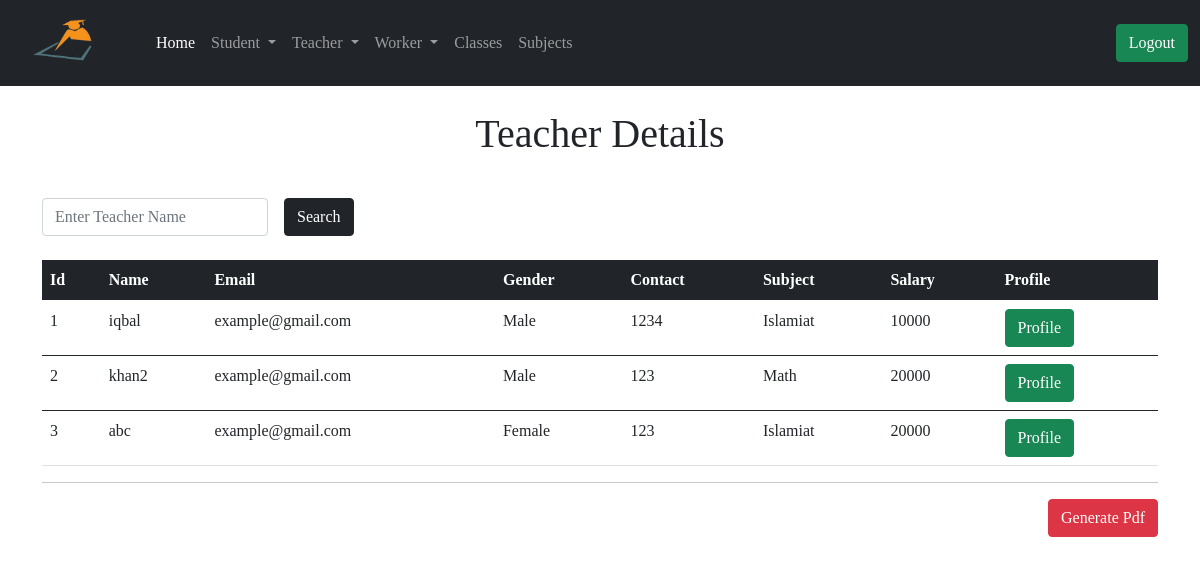
Page /admin/teacher_detials (signed in) on the earlier database version.
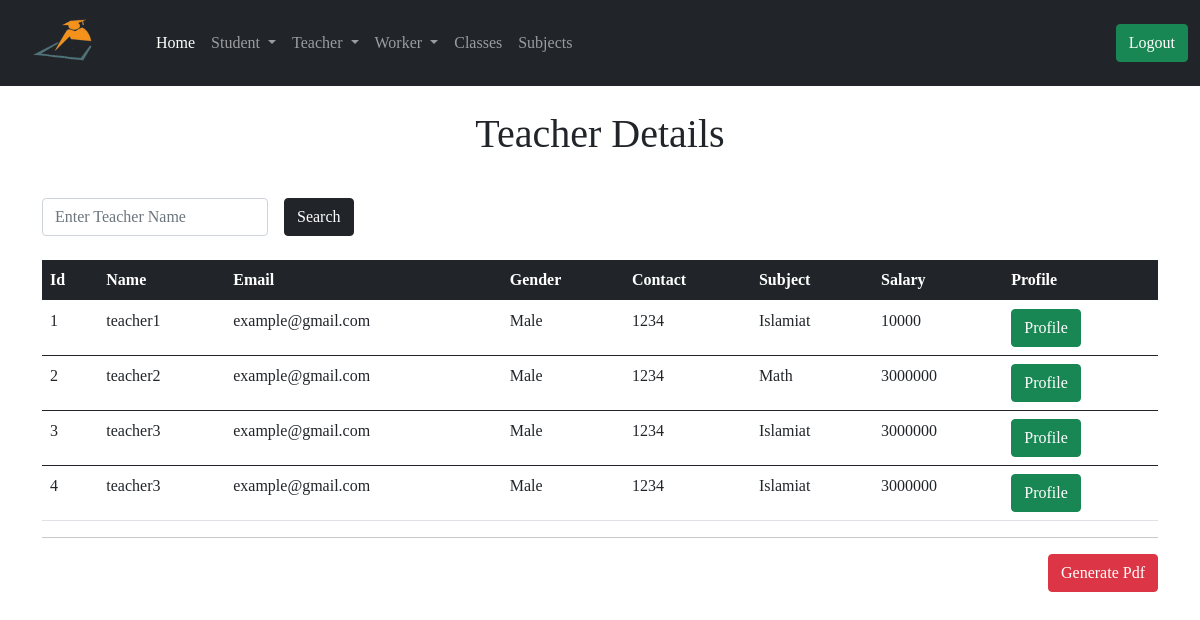
Same page on the later database version.
### app/models.py (models this page shows, shortened)
class Teacher(db.Model):
    id = db.Column(db.Integer, primary_key=True)
    tech_name = db.Column(db.String(64))
    email = db.Column(db.String(64))
    tech_address = db.Column(db.String(128))
    tech_contact = db.Column(db.String(64))
    gender = db.Column(db.String(64))
    salary = db.Column(db.String(64))
    join_date = db.Column(db.DateTime, default=datetime.utcnow())
    admin_id = db.Column(db.Integer, db.ForeignKey('user.id'))
    tech_subject = db.Column(db.Integer, db.ForeignKey('subject.id'))
    tech_class = db.Column(db.Integer, db.ForeignKey('class.id'))
    uploadlecture = db.relationship('UploadLecture', backref='t_lecture')

class Subject(db.Model):
    id = db.Column(db.Integer, primary_key=True)
    sub_name = db.Column(db.String(64))
    admin_id = db.Column(db.Integer, db.ForeignKey('user.id'))
    teacher = db.relationship('Teacher', backref='sub')
    leaveteacher = db.relationship('LeaveTeacher', backref='sub')
    uploadlecture = db.relationship('UploadLecture', backref='sub')

### app/routes.py (the view)
@app.route('/admin/teacher_detials')
@login_required
def teacher_detials():
    query = request.args.get('query')
    if query:
        teachers = Teacher.query.filter(Teacher.tech_name.contains(query))
        return render_template('admin/teacher_detials.html', title='Teachers', teachers=teachers, query=query)
    page = request.args.get('page', 1, type=int)
    teachers = Teacher.query.order_by(Teacher.id.asc()).paginate(
        page, app.config['ENTRY_PER_PAGE'], False)
    next_url = url_for('teacher_detials', page=teachers.next_num) \
        if teachers.has_next else None
    prev_url = url_for('teacher_detials', page=teachers.prev_num) \
        if teachers.has_prev else None
    return render_template('admin/teacher_detials.html', title='Teachers', teachers=teachers.items, next_url=next_url, prev_url=prev_url,)

### app/models.py (called while the page is built)
@login.user_loader
def load_user(id):
    return User.query.get(int(id))

### app/routes.py (called while the page is built)
@app.before_request
def before_request():
    g.user = None
    if 'teacher_id' in session:
        user = Teacher.query.filter_by(id=session['teacher_id']).first()
        g.user = user

@app.before_request
def std_before_request():
    g.std_user = None
    if 'student_id' in session:
        std_user = Student.query.filter_by(id=session['student_id']).first()
        g.std_user = std_user

### app/templates/admin/teacher_detials.html (shortened to what this page needs)
{% extends 'admin/base.html' %}
{% block content %}
<div class="container">
  {% if query %}
  <h1 class="text-center mt-4">Search Result About! <span class="text-primary"> {{ query }} </span></h1>
  <td> <a href=" {{ url_for('teacher_detials') }} "> <button type="submit" class="btn btn-success">  Back </button> </a></td>
  {% else %}
  <h1 class="text-center mt-4">Teacher Details</h1>
  {% endif %}
  <form action="" method="GET">
    <div class="row g-3 align-items-center mt-4">
      <div class="col-auto">
        <input type="search" name="query" id="inputPassword6" value="{{query}}" class="form-control" placeholder="Enter Teacher Name" required>
      </div>
      <div class="col-auto">
        <button type="submit" class="btn btn-dark">Search</button>
      </div>
    </div>
  </form>
  <table class="table mt-4">
      <thead class="table-dark">
        <tr>
          <th scope="col">Id</th>
          <th scope="col">Name</th>
          <th scope="col">Email</th>
          <th scope="col">Gender</th>
          <th scope="col">Contact</th>
          <th scope="col">Subject</th>
          <th scope="col">Salary</th>
          <th scope="col">Profile</th>
        </tr>
      </thead>
      {% for teacher in teachers %}
      <tbody>
        <tr>
          <td> {{ teacher.id }}</td>
          <td> {{ teacher.tech_name }} </td>
          <td> {{ teacher.email }} </td>
          <td> {{ teacher.gender }} </td>
          <td> {{ teacher.tech_contact }} </td>
          <td>  {{ teacher.sub.sub_name }} </td>
          <td> {{ teacher.salary }} </td>
          <td> <a href=" {{ url_for('teacher_profile', id=teacher.id) }} "> <button type="submit" class="btn btn-success">  Profile </button> </a></td>
        </tr>
      </tbody>
      {% endfor %}
    </table>
    <hr>
    <a href="{{ url_for('teacher_detials_pdf') }}"><button type="submit" class="btn btn-danger float-end">Generate Pdf</button></a>
</div>
{% endblock %}

### app/templates/admin/base.html (shortened to what this page needs)
<!DOCTYPE html>
<html lang="en">
<head>
    <link href="https://cdn.jsdelivr.net/npm/bootstrap@5.0.0-beta2/dist/css/bootstrap.min.css" rel="stylesheet">
    <link rel="stylesheet" href="{{ url_for('static', filename='style/index.css') }}">
</head>
<body>
    {% include 'admin/nav.html' %}
    {% block content %} {% endblock %}
</body>
</html>

### app/templates/admin/nav.html (shortened to what this page needs)
<nav class="navbar navbar-expand-lg navbar-dark bg-dark">
    <div class="container-fluid">
      <a class="navbar-brand" href="{{ url_for('index') }}"><img src=" {{ url_for('static', filename='image/rsz_1logo.png')}} " class="brand_logo " width="120px" height="60px"  alt="Logo"></a>
      <div class="collapse navbar-collapse" id="navbarSupportedContent">
        <ul class="navbar-nav me-auto mb-2 mb-lg-0">
          <li class="nav-item">
            <a class="nav-link active" aria-current="page" href="{{ url_for('index') }}">Home</a>
          </li>
          <li class="nav-item dropdown">
            <a class="nav-link dropdown-toggle" href="#" id="navbarDropdown" role="button" data-bs-toggle="dropdown" aria-expanded="false">
              Student
            </a>
          </li>
          <li class="nav-item dropdown">
            <a class="nav-link dropdown-toggle" href="#" id="navbarDropdown" role="button" data-bs-toggle="dropdown" aria-expanded="false">
              Teacher
            </a>
          </li>
          <li class="nav-item dropdown">
            <a class="nav-link dropdown-toggle" href="#" id="navbarDropdown" role="button" data-bs-toggle="dropdown" aria-expanded="false">
              Worker
            </a>
          </li>
          <li class="nav-item">
            <a class="nav-link " aria-current="page" href="{{ url_for('list_of_class') }}">Classes</a>
          </li>
          <li class="nav-item">
            <a class="nav-link " aria-current="page" href="{{ url_for('list_of_subject') }}">Subjects</a>
          </li>
        </ul>
        {% if current_user.is_anonymous %}
        <a href="{{ url_for('admin_login') }}"><button class="btn btn-success ms-2">Admin</button></a>
        {% else %}
        <a href="{{ url_for('admin_logout') }}"><button class="btn btn-success ms-2">Logout</button></a>
        {% endif %}
      </div>
    </div>
  </nav>

### app/templates/admin/base.html (style rules this page uses)
body { font-family: 'Times New Roman', Times, serif; }

Differences in the rows shown:
changed Teacher id 1: tech_name "iqbal" → "teacher1"
changed Teacher "Math": tech_name "khan2" → "teacher2"; tech_contact "123" → "1234"; salary "20000" → "3000000"
changed Teacher id 3: tech_name "abc" → "teacher3"; gender "Female" → "Male"; tech_contact "123" → "1234"; salary "20000" → "3000000"
added Teacher: id "4", tech_name "teacher3", email "example@gmail.com", gender "Male", tech_contact "1234", sub.sub_name "Islamiat", salary "3000000"
